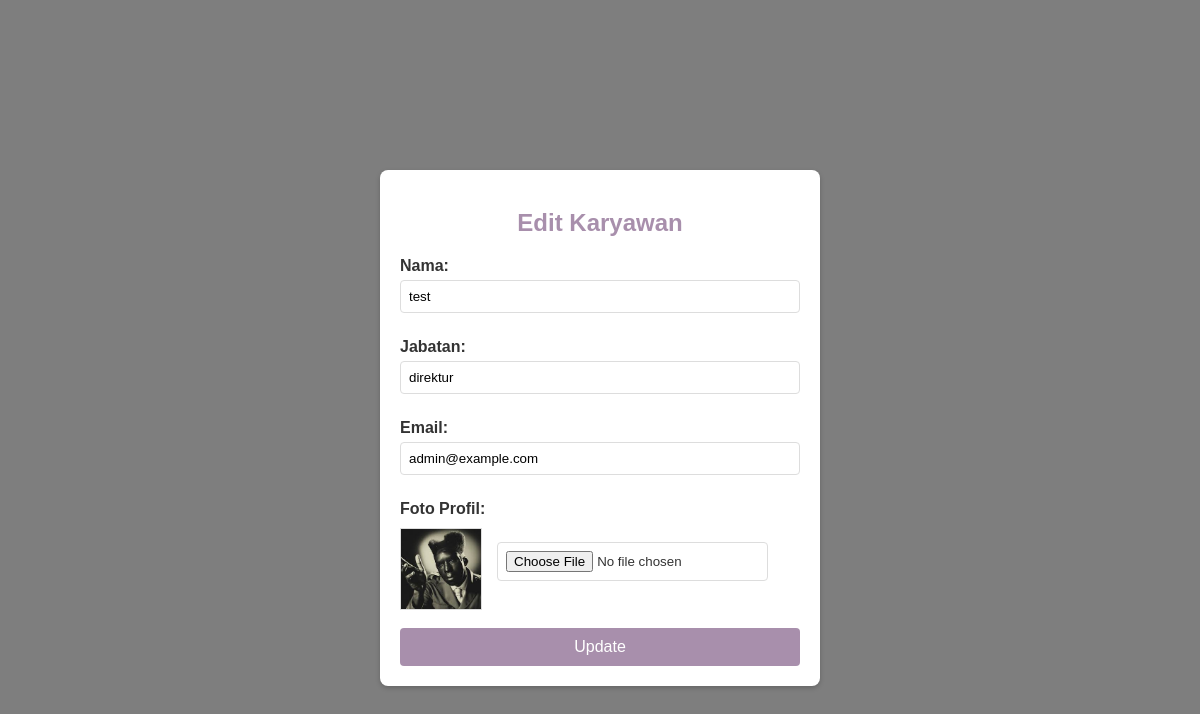
The app's page /edit.php?id=4 with its own data.
### tables this page shows
CREATE TABLE `karyawan` (
  `id_karyawan` int(11) NOT NULL,
  `nama` varchar(100) NOT NULL,
  `jabatan` varchar(100) NOT NULL,
  `email` varchar(100) NOT NULL,
  `foto_profil` varchar(255) DEFAULT NULL,
  `tanggal_ditambahkan` timestamp NOT NULL DEFAULT current_timestamp()
);

### edit.php (the view, shortened to what this page needs)
<?php
include 'koneksi.php';
$id = $_GET['id'];
$query = "SELECT * FROM karyawan WHERE id_karyawan='$id'";
$result = $conn->query($query);
$karyawan = $result->fetch_assoc();
?>
<!DOCTYPE html>
<html lang="en">
<head>
    <link rel="stylesheet" href="stylesedit.css">
</head>
<body>
<div class="form-container">
    <h2>Edit Karyawan</h2>
    <form method="post" action="" enctype="multipart/form-data">
        <label>Nama:</label>
        <input type="text" name="nama" value="<?= htmlspecialchars($karyawan['nama']); ?>" required>
        <label>Jabatan:</label>
        <input type="text" name="jabatan" value="<?= htmlspecialchars($karyawan['jabatan']); ?>" required>
        <label>Email:</label>
        <input type="email" name="email" value="<?= htmlspecialchars($karyawan['email']); ?>" required>
        <label>Foto Profil:</label>
        <div class="profile-pic">
            <?php if (!empty($karyawan['foto_profil'])): ?>
                <img src="uploads/<?= htmlspecialchars($karyawan['foto_profil']); ?>" alt="Current Profile Picture">
            <?php else: ?>
                <img src="uploads/default.png" alt="Default Profile Picture">
            <?php endif; ?>
            <label>
                <input type="file" name="foto">
            </label>
        </div>
        <br>
        <button type="submit">Update</button>
    </form>
</div>
</body>
</html>

### stylesedit.css (style rules this page uses)
body { font-family: Arial, sans-serif; background-color: #7e7e7e; color: #333; padding: 20px; display: flex; justify-content: center; align-items: center; min-height: 100vh; }
.form-container { background-color: white; padding: 20px; border-radius: 8px; box-shadow: 0 2px 5px rgba(0, 0, 0, 0.2); max-width: 400px; width: 100%; }
.form-container h2 { color: #A88FAC; text-align: center; margin-bottom: 20px; }
.form-container label { display: block; margin: 10px 0 5px; font-weight: bold; }
.form-container input[type="text"], .form-container input[type="email"], .form-container input[type="file"] { width: 100%; padding: 8px; margin-bottom: 15px; border: 1px solid #ddd; border-radius: 4px; box-sizing: border-box; }
.form-container button { width: 100%; padding: 10px; background-color: #A88FAC; color: white; border: none; border-radius: 4px; cursor: pointer; font-size: 16px; transition: background-color 0.2s; }
.form-container .profile-pic { display: flex; align-items: center; margin-top: 10px; }
.form-container .profile-pic img { width: 80px; height: 80px; margin-right: 15px; border: 1px solid #ddd; object-fit: cover; }
.form-container .profile-pic label { margin: 0; font-weight: normal; }

### records on screen
karyawan: nama "test", jabatan "direktur", email "admin@example.com", foto_profil (picture)
